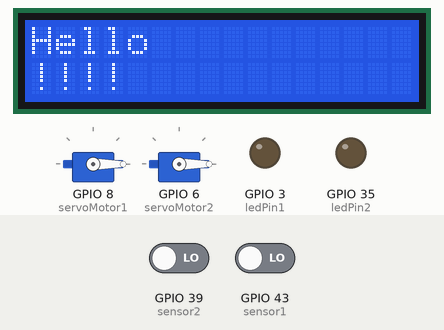
Bench run of a sketch on a simulated ESP32. Shown: 2 × servo, 16×2 character LCD, output pins drawn as LEDs (lit = HIGH). The test bench sets the inputs (shaded band); at power-on: GPIO 39 (sensor2) LOW, GPIO 43 (sensor1) LOW. WiFi joins after 1.5 s; servers stay silent unless stated; network time is answered at once with the bench clock; uploads are accepted with an empty reply; the local clock reads 2024-03-15 10:24:30 at power-on unless the sketch sets it; what the sketch prints to the serial monitor is not drawn.

Above: at 3.2 s.
3.3 s: GPIO 39 (sensor2) driven HIGH
At 4.1 s:
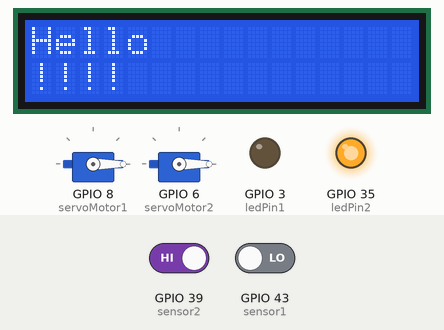
4.8 s: GPIO 43 (sensor1) driven HIGH
At 5.2 s:
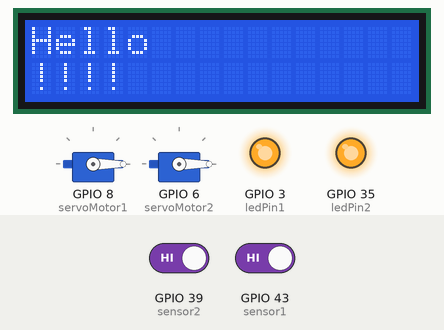
6.3 s: GPIO 39 (sensor2) driven LOW
At 7.5 s:
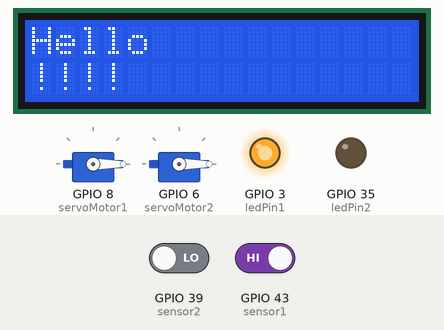
7.8 s: GPIO 43 (sensor1) driven LOW
At 8.9 s:
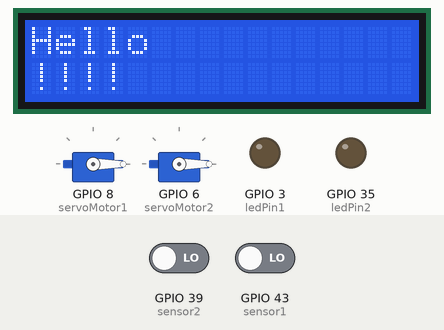
Timing chart, 0 to 10.8 s (numbered marks = the images above; inputs shaded):
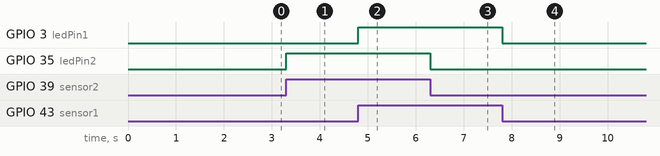

Measured:
- after the input at 3.3 s, GPIO 35 (ledPin2): LOW → HIGH at once
- after the input at 4.8 s, GPIO 3 (ledPin1): LOW → HIGH at once
- after the input at 6.3 s, GPIO 35 (ledPin2): HIGH → LOW at once
- after the input at 7.8 s, GPIO 3 (ledPin1): HIGH → LOW at once

The sketch:

sketch1.ino
```cpp
#include <WiFi.h>
#include <HTTPClient.h>
#include <ArduinoJson.h>  // JSON 처리를 위한 라이브러리
#include <Servo.h>
#include <Wire.h>
#include <LiquidCrystal_I2C.h>
#include <NTPClient.h>
#include <WiFiUdp.h>

unsigned long previousMillis = 0;  // 타이머 변수
const long interval = 5000;  // 5초 간격

int ledPin1 = D2;
int ledPin2 = A7;

Servo servo1;
Servo servo2;
int servoMotor1 = D9;
int servoMotor2 = D5;
int posDegrees1 = 0;
int posDegrees2 = 0;

int sensor1 = D6;
int sensor2 = A3;

int pastId = -1;
struct AlarmData {
  int pillA;
  int pillB;
  int pillC;
  int pillD;
  String lcdPrint;
  int alarmHour;
  int alarmMinute;
};
AlarmData pastAlarmData = {-1, -1, -1, -1, "", -1, -1};  // 과거 알람 데이터 초기화

LiquidCrystal_I2C lcd(0x27, 16, 2);

WiFiUDP ntpUDP;
NTPClient timeClient(ntpUDP, "pool.ntp.org", 0, 3600);  // NTP 서버와 UTC +1 시간대 설정

//////////////////////////////////////////////////////////////////////////

const char* ssid = "Galaxy Z Flip5 1418"; //와이파이 이름
const char* password = "09170917"; //와이파이 비번
const char* serverUrl = "http://192.168.0.21:80/ino/test";  // Node.js 서버의 IP와 포트를 정확히 설정
// "http://<node가 실행되는 컴퓨터 IP>:<node로 열린 포트(80)>/(주소)";
const char* serverUrl2 = "http://192.168.48.251:80/ino/test2";  // Node.js 서버의 IP와 포트를 정확히 설정


void setup() {
  Serial.begin(9600);
  pinMode(ledPin1, OUTPUT);
  pinMode(ledPin2, OUTPUT);
  pinMode(sensor1, INPUT);
  pinMode(sensor2, INPUT);
  servo1.attach(servoMotor1);
  servo1.write(0);
  servo2.attach(servoMotor2);
  servo2.write(0);

  Wire.begin(21,22); /////
  lcd.begin(16, 2);
  lcd.backlight();
  lcd.setCursor(0,0);
  lcd.print("Hello");

  lcd.setCursor(0,1);
  lcd.print("!!!!");
  /////////////////////////////////
  WiFi.disconnect(true);                  // 이전 Wi-Fi 설정 초기화
  WiFi.mode(WIFI_STA);                    // Wi-Fi를 스테이션 모드로 설정
  WiFi.begin(ssid, password);                       // Wi-Fi 시작

  while (WiFi.status() != WL_CONNECTED) {
    delay(1000);
    Serial.println("WiFi 연결 중...");
  }
  Serial.println("WiFi 연결 완료!");
}

// LCD 출력 함수
void displayLCD(String lcdPrint) {
  lcd.clear();
  lcd.setCursor(0, 0);
  lcd.print(lcdPrint);
}

// 서보 모터 동작 함수
void moveServo(Servo& servo, int pillCount) {
  for (int i = 0; i < pillCount; i++) {
    // servo.write(45);
    // delay(200);  // 서보 모터 동작 시간

    servo.write(70);
    delay(50);  // 서보 모터 동작 시간
    servo.write(0);
    delay(50);  // 서보 모터 대기 시간
  }
}

void loop() {
  timeClient.update();  // 시간 동기화

  // 현재 시간 가져오기
  unsigned long epochTime = timeClient.getEpochTime();
  int currentHour = (epochTime / 3600 + 9) % 24;
  int currentMinute = (epochTime / 60) % 60;  // 분

  Serial.printf("%d,%d\n",currentHour, currentMinute);


  // 센서
  int sensorVal1 = digitalRead(sensor1);
  int sensorVal2 = digitalRead(sensor2);
  if (sensorVal1 == HIGH) {
    digitalWrite(ledPin1, HIGH);
  } else {
    digitalWrite(ledPin1, LOW);
  }
  if (sensorVal2 == HIGH) {
    digitalWrite(ledPin2, HIGH);
  } else {
    digitalWrite(ledPin2, LOW);
  }

  ///////////////////////////////////////////////////////

  // 5초마다 POST 요청 전송
  unsigned long currentMillis = millis();
  if (currentMillis - previousMillis >= interval) {
    previousMillis = currentMillis;

    //////////////////////////////////////////////////////////////////

    if (WiFi.status() == WL_CONNECTED) {
      HTTPClient http;
      http.begin(serverUrl2);  // 서버 URL 설정
      http.addHeader("Content-Type", "application/json");

      // JSON 형식으로 데이터 생성 (서버에 보내는 데이터)
      String jsonData2 = "{\"requestData\": \"ESP32 요청 데이터\"}";

      // POST 요청 보내기
      int httpResponseCode = http.POST(jsonData2);

      if (httpResponseCode > 0) {
        String payload = http.getString();  // 응답 데이터 받기
        Serial.println("서버 응답: " + payload);

        // JSON 응답 파싱
        DynamicJsonDocument doc(1024);
        deserializeJson(doc, payload);

        int id = doc["id"];  // JSON에서 id 값 추출
        int pillA = doc["pillA"];  // JSON에서 pillA 값 추출
        int pillB = doc["pillB"];  // JSON에서 pillB 값 추출
        int pillC = doc["pillC"];  // JSON에서 pillC 값 추출
        int pillD = doc["pillD"];  // JSON에서 pillD 값 추출
        String lcdPrint = doc["LCD"];  // JSON에서 LCD 값 추출
        int alarmHour = doc["alarmHour"];  // JSON에서 alarmTime 값 추출
        int alarmMinute = doc["alarmMinute"];  // JSON에서 alarmTime 값 추출
        // 값 출력
        Serial.print("pillA: ");
        Serial.println(pillA);
        Serial.print("pillB: ");
        Serial.println(pillB);
        Serial.print("lcdPrint: ");
        Serial.println(lcdPrint);
        ///
        // ID가 동일하더라도 알람 내용이 다르면 작동
        if (id == pastId) {
          // 알람 내용이 달라졌다면, 동작을 새로 실행
          if (pillA != pastAlarmData.pillA || pillB != pastAlarmData.pillB || pillC != pastAlarmData.pillC || pillD != pastAlarmData.pillD || alarmHour != pastAlarmData.alarmHour || alarmMinute != pastAlarmData.alarmMinute) {
            if (alarmHour == currentHour && alarmMinute == currentMinute) {
              // 기존 알람 데이터를 새 데이터로 갱신
              pastAlarmData = {pillA, pillB, pillC, pillD, lcdPrint, alarmHour, alarmMinute};

              // LCD 출력 및 서보 모터 동작
              displayLCD(lcdPrint);

              moveServo(servo1, pillA);  // pillA에 해당하는 서보 모터 동작
              moveServo(servo2, pillB);  // pillB에 해당하는 서보 모터 동작
            }
          }
        }
        // ID가 다른 경우
        else {
          if (alarmHour == currentHour && alarmMinute == currentMinute) {
            // 새 알람이므로 기존 알람 데이터를 갱신하고, 동작을 시작
            pastId = id;
            pastAlarmData = {pillA, pillB, pillC, pillD, lcdPrint, alarmHour, alarmMinute};

            // LCD 출력 및 서보 모터 동작
            displayLCD(lcdPrint);

            moveServo(servo1, pillA);  // pillA에 해당하는 서보 모터 동작
            moveServo(servo2, pillB);  // pillB에 해당하는 서보 모터 동작
          }
        }
      } else {
        Serial.println("POST2 요청 실패, 에러 코드: " + String(httpResponseCode));
      }
      http.end();  // HTTP 연결 종료
    }
  }
}
```
